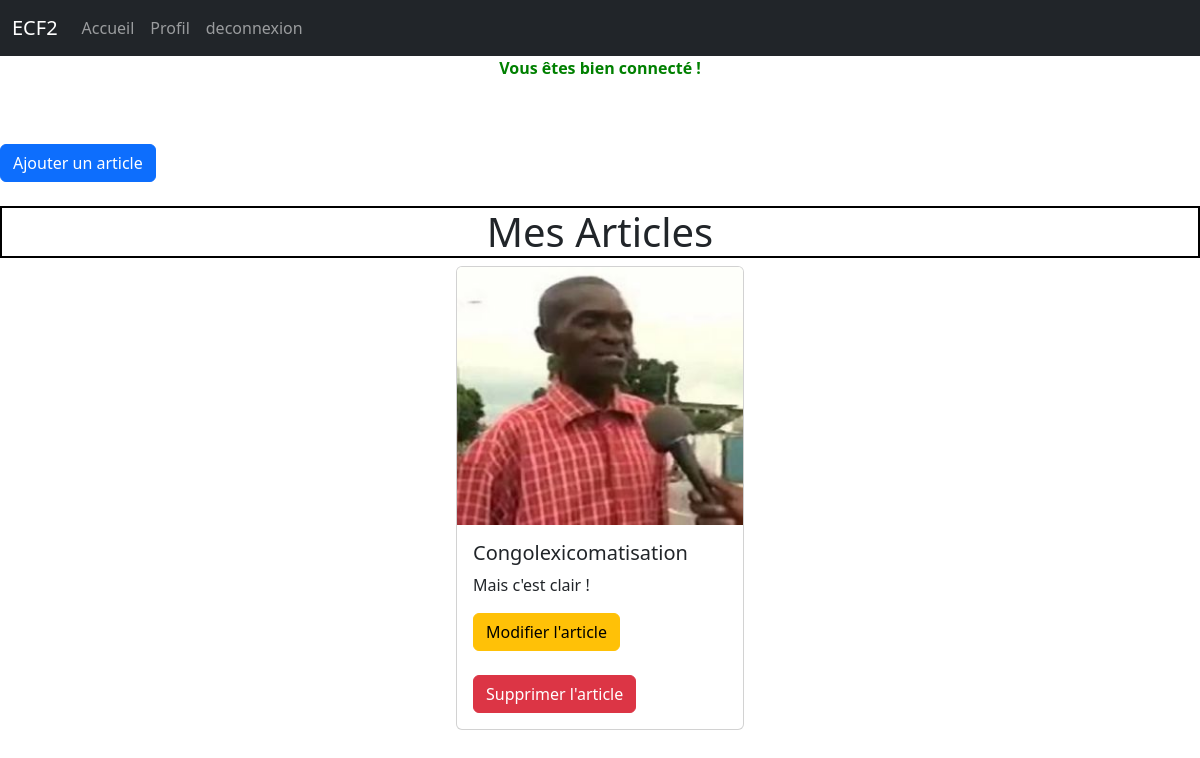
/profil.php?success=co (signed in), run on the app's committed database.
### tables this page shows
CREATE TABLE IF NOT EXISTS `articles` (
  `id` int(11) NOT NULL AUTO_INCREMENT,
  `id_auteur` int(11) NOT NULL,
  `nom_auteur` varchar(255) NOT NULL,
  `prenom_auteur` varchar(255) NOT NULL,
  `image` varchar(255) NOT NULL,
  `titre` varchar(255) NOT NULL,
  `contenu` text NOT NULL,
  PRIMARY KEY (`id`)
);

### profil.php (the view, shortened to what this page needs)
<?php
require("includes/head.php");
require("includes/navbar.php");
require("actions/co_bdd.php");
$get_articles_user = $bdd->prepare('SELECT * FROM articles WHERE id_auteur = ?');
$get_articles_user->execute([$_SESSION['id']]);
$articles = $get_articles_user->fetchAll();
?>
<?php if (isset($_GET['success']) && $_GET['success'] == "co") { ?>
<p class="success">Vous êtes bien connecté ! </p>
<?php } ?>
<br><br>
<button type="button" class="btn btn-primary" data-bs-toggle="modal" data-bs-target="#exampleModal">
    Ajouter un article
</button>
<br><br>
<h1 class="section">Mes Articles</h1>
<div class="container cards">
    <?php foreach ($articles as $article) { ?>
    <div class="card" style="width: 18rem;">
        <img src="uploads/<?= $article['image'] ?>" class="card-img-top" alt="...">
        <div class="card-body">
            <h5 class="card-title"><?= htmlspecialchars($article['titre']) ?></h5>
            <p class="card-text"><?= htmlspecialchars($article['contenu']) ?></p>
            <a href="modif_article.php?id=<?= $article['id'] ?>" class="btn btn-warning">Modifier l'article</a> <br>
            <br>
            <a href="actions/supprimer_article_back.php?id=<?= $article['id'] ?>" class="btn btn-danger">Supprimer
                l'article</a>
        </div>
    </div>
    <?php } ?>
</div>
<?php require("includes/footer.php"); ?>

### assets/style.css (style rules this page uses)
.success { color: green; text-align: center; font-weight: bold; }
.section { text-align: center; border: solid black 2px; }
.cards { display: flex; justify-content: space-around; flex-wrap: wrap; }

### data on the page
articles: image (picture), titre "Congolexicomatisation", contenu "Mais c'est clair !"
